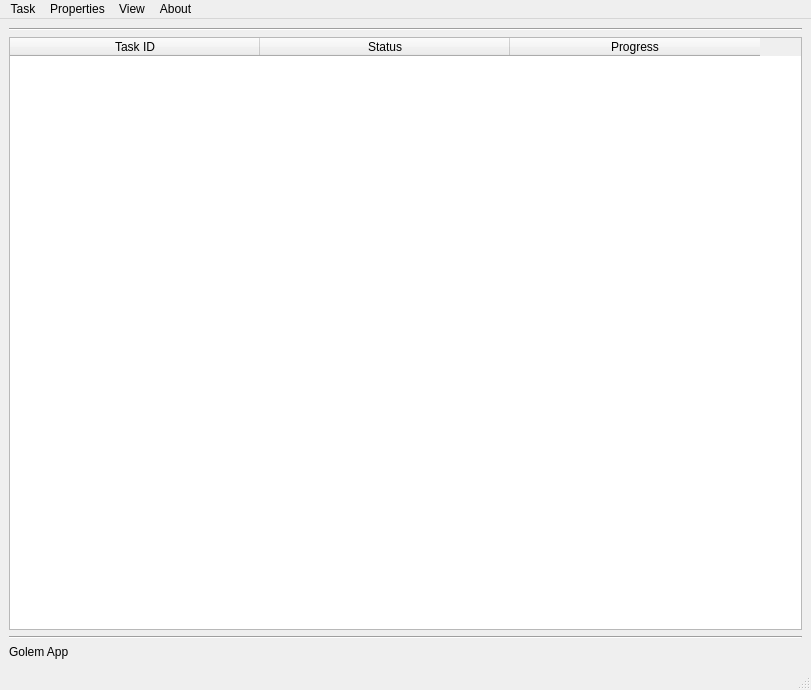
<?xml version="1.0" encoding="UTF-8"?>
<ui version="4.0">
 <class>MainWindow</class>
 <widget class="QMainWindow" name="MainWindow">
  <property name="geometry">
   <rect>
    <x>0</x>
    <y>0</y>
    <width>811</width>
    <height>690</height>
   </rect>
  </property>
  <property name="maximumSize">
   <size>
    <width>900</width>
    <height>690</height>
   </size>
  </property>
  <property name="windowTitle">
   <string>Golem App</string>
  </property>
  <widget class="QWidget" name="centralwidget">
   <layout class="QVBoxLayout" name="verticalLayout_2">
    <item>
     <widget class="Line" name="line_4">
      <property name="orientation">
       <enum>Qt::Horizontal</enum>
      </property>
     </widget>
    </item>
    <item>
     <layout class="QGridLayout" name="mainGridLayout">
      <property name="sizeConstraint">
       <enum>QLayout::SetDefaultConstraint</enum>
      </property>
      <item row="1" column="1">
       <layout class="QVBoxLayout" name="taskConfLayout"/>
      </item>
      <item row="0" column="1">
       <layout class="QHBoxLayout" name="horizontalLayout_2">
        <item>
         <widget class="QTableWidget" name="taskTableWidget">
          <property name="sizePolicy">
           <sizepolicy hsizetype="Expanding" vsizetype="Expanding">
            <horstretch>0</horstretch>
            <verstretch>0</verstretch>
           </sizepolicy>
          </property>
          <property name="contextMenuPolicy">
           <enum>Qt::CustomContextMenu</enum>
          </property>
          <property name="layoutDirection">
           <enum>Qt::LeftToRight</enum>
          </property>
          <property name="autoFillBackground">
           <bool>true</bool>
          </property>
          <property name="frameShape">
           <enum>QFrame::StyledPanel</enum>
          </property>
          <property name="editTriggers">
           <set>QAbstractItemView::NoEditTriggers</set>
          </property>
          <property name="alternatingRowColors">
           <bool>false</bool>
          </property>
          <property name="selectionMode">
           <enum>QAbstractItemView::SingleSelection</enum>
          </property>
          <property name="selectionBehavior">
           <enum>QAbstractItemView::SelectRows</enum>
          </property>
          <property name="textElideMode">
           <enum>Qt::ElideRight</enum>
          </property>
          <property name="verticalScrollMode">
           <enum>QAbstractItemView::ScrollPerPixel</enum>
          </property>
          <property name="horizontalScrollMode">
           <enum>QAbstractItemView::ScrollPerPixel</enum>
          </property>
          <property name="gridStyle">
           <enum>Qt::DashLine</enum>
          </property>
          <property name="sortingEnabled">
           <bool>false</bool>
          </property>
          <property name="cornerButtonEnabled">
           <bool>true</bool>
          </property>
          <attribute name="horizontalHeaderVisible">
           <bool>true</bool>
          </attribute>
          <attribute name="horizontalHeaderCascadingSectionResizes">
           <bool>false</bool>
          </attribute>
          <attribute name="horizontalHeaderDefaultSectionSize">
           <number>250</number>
          </attribute>
          <attribute name="horizontalHeaderHighlightSections">
           <bool>false</bool>
          </attribute>
          <attribute name="verticalHeaderVisible">
           <bool>true</bool>
          </attribute>
          <attribute name="verticalHeaderDefaultSectionSize">
           <number>20</number>
          </attribute>
          <attribute name="verticalHeaderHighlightSections">
           <bool>false</bool>
          </attribute>
          <attribute name="verticalHeaderMinimumSectionSize">
           <number>18</number>
          </attribute>
          <column>
           <property name="text">
            <string>Task ID</string>
           </property>
          </column>
          <column>
           <property name="text">
            <string>Status</string>
           </property>
          </column>
          <column>
           <property name="text">
            <string>Progress</string>
           </property>
          </column>
         </widget>
        </item>
       </layout>
      </item>
     </layout>
    </item>
    <item>
     <widget class="Line" name="line">
      <property name="orientation">
       <enum>Qt::Horizontal</enum>
      </property>
     </widget>
    </item>
    <item>
     <layout class="QHBoxLayout" name="horizontalLayout">
      <item>
       <widget class="QLabel" name="appVer">
        <property name="baseSize">
         <size>
          <width>8</width>
          <height>0</height>
         </size>
        </property>
        <property name="text">
         <string>Golem App</string>
        </property>
        <property name="textFormat">
         <enum>Qt::AutoText</enum>
        </property>
        <property name="wordWrap">
         <bool>false</bool>
        </property>
       </widget>
      </item>
      <item>
       <widget class="QLabel" name="appName">
        <property name="text">
         <string/>
        </property>
       </widget>
      </item>
      <item>
       <widget class="QLabel" name="errorLabel">
        <property name="text">
         <string/>
        </property>
        <property name="alignment">
         <set>Qt::AlignRight|Qt::AlignTrailing|Qt::AlignVCenter</set>
        </property>
       </widget>
      </item>
     </layout>
    </item>
   </layout>
  </widget>
  <widget class="QMenuBar" name="menubar">
   <property name="geometry">
    <rect>
     <x>0</x>
     <y>0</y>
     <width>811</width>
     <height>21</height>
    </rect>
   </property>
   <property name="defaultUp">
    <bool>false</bool>
   </property>
   <widget class="QMenu" name="menuTask">
    <property name="title">
     <string>Task</string>
    </property>
    <addaction name="actionNew"/>
    <addaction name="actionLoadTask"/>
    <addaction name="separator"/>
    <addaction name="actionUpdateOtherGolems"/>
    <addaction name="actionSendInfoTask"/>
    <addaction name="actionSendTestTasks"/>
   </widget>
   <widget class="QMenu" name="menuProperties">
    <property name="title">
     <string>Properties</string>
    </property>
    <addaction name="actionEdit"/>
    <addaction name="actionEnvironments"/>
   </widget>
   <widget class="QMenu" name="menuView">
    <property name="title">
     <string>View</string>
    </property>
    <addaction name="actionStatus"/>
    <addaction name="actionStartNodesManager"/>
   </widget>
   <widget class="QMenu" name="menuAbout">
    <property name="title">
     <string>About</string>
    </property>
   </widget>
   <addaction name="menuTask"/>
   <addaction name="menuProperties"/>
   <addaction name="menuView"/>
   <addaction name="menuAbout"/>
  </widget>
  <widget class="QStatusBar" name="statusbar"/>
  <action name="actionNew">
   <property name="text">
    <string>New</string>
   </property>
  </action>
  <action name="actionExit">
   <property name="text">
    <string>Exit</string>
   </property>
  </action>
  <action name="actionLoadTask">
   <property name="text">
    <string>Load Task</string>
   </property>
   <property name="toolTip">
    <string>Load task</string>
   </property>
  </action>
  <action name="actionEdit">
   <property name="text">
    <string>Edit</string>
   </property>
  </action>
  <action name="actionStatus">
   <property name="text">
    <string>Status</string>
   </property>
  </action>
  <action name="actionStartNodesManager">
   <property name="text">
    <string>Start Node Manager</string>
   </property>
  </action>
  <action name="actionSendInfoTask">
   <property name="text">
    <string>Send Info Task</string>
   </property>
  </action>
  <action name="actionEnvironments">
   <property name="text">
    <string>Environments</string>
   </property>
  </action>
  <action name="actionSendTestTasks">
   <property name="text">
    <string>Send Test Tasks</string>
   </property>
  </action>
  <action name="actionUpdateOtherGolems">
   <property name="text">
    <string>Update Other Golems</string>
   </property>
  </action>
 </widget>
 <resources/>
 <connections/>
</ui>
